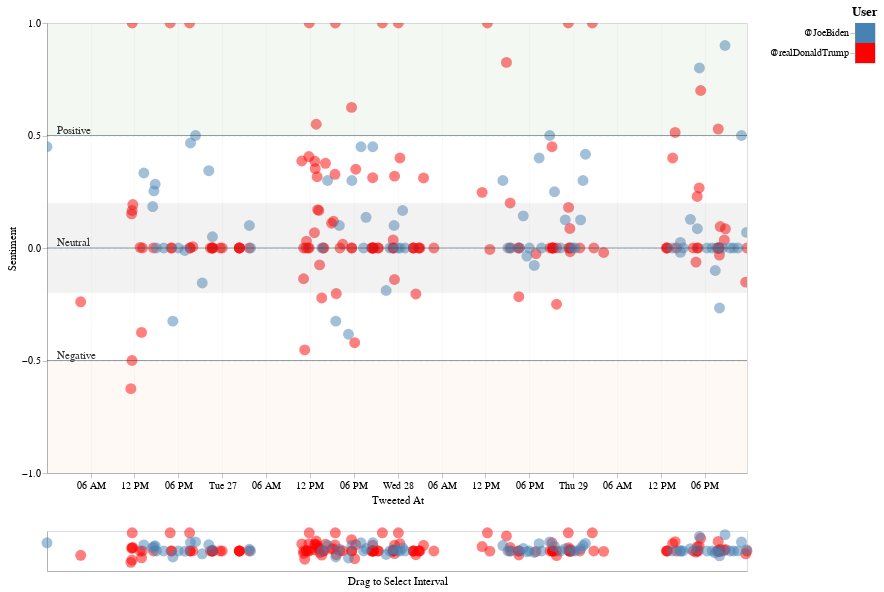

The notebook cell this image was saved under:
### Markdown cell above
<h4 align="center">Recent Tweets from @JoeBiden and @realDonaldTrump</h4>

### Code cell
#hide_input
plot_main_chart(df)

### Figure 1 — Vega-Lite specification as saved in the notebook (floating-point values rounded to 4 significant figures; data arrays with more than 128 entries replaced by an {"elided": "..."} marker saying what was removed)
{"config": {"background": "#fff", "arc": {"fill": "#3e5c69"}, "area": {"fill": "#3e5c69"}, "line": {"stroke": "#3e5c69"}, "path": {"stroke": "#3e5c69"}, "rect": {"fill": "#3e5c69"}, "shape": {"stroke": "#3e5c69"}, "symbol": {"fill": "#3e5c69"}, "axis": {"domainWidth": 0.5, "grid": true, "labelPadding": 2, "tickSize": 5, "tickWidth": 0.5, "titleFontWeight": "normal"}, "axisBand": {"grid": false}, "axisX": {"gridWidth": 0.2}, "axisY": {"gridDash": [3], "gridWidth": 0.4}, "legend": {"labelFontSize": 14, "padding": 1, "symbolType": "square"}, "range": {"category": ["#3e5c69", "#6793a6", "#182429", "#0570b0", "#3690c0", "#74a9cf", "#a6bddb", "#e2ddf2"]}}, "vconcat": [{"hconcat": [{"layer": [{"data": {"name": "data-3754241d751996b12d49dc9fa0606d43"}, "mark": {"type": "circle", "opacity": 0.5, "size": 120}, "encoding": {"color": {"type": "nominal", "field": "color", "scale": null}, "tooltip": [{"type": "nominal", "field": "username"}, {"type": "nominal", "field": "tweet_text"}], "x": {"type": "temporal", "axis": {"labels": true, "title": "Tweeted At"}, "field": "created_at_est", "scale": {"domain": {"selection": "selector002"}}}, "y": {"type": "quantitative", "axis": {"tickCount": 4, "title": "Sentiment"}, "field": "sentiment", "scale": {"domain": [-1, 1]}}}, "height": 450, "selection": {"selector003": {"type": "single"}}, "transform": [{"filter": {"selection": "selector001"}}], "width": 700}, {"layer": [{"mark": {"type": "rect", "color": "#488f31", "opacity": 0.06}, "encoding": {"y": {"type": "quantitative", "field": "positive_min"}, "y2": {"field": "positive_max"}}}, {"mark": {"type": "rect", "color": "gray", "opacity": 0.1}, "encoding": {"y": {"type": "quantitative", "field": "neutral_min"}, "y2": {"field": "neutral_max"}}}, {"mark": {"type": "rect", "color": "#f59b56", "opacity": 0.06}, "encoding": {"y": {"type": "quantitative", "field": "negative_min"}, "y2": {"field": "negative_max"}}}, {"data": {"name": "data-56608d9fdfc7fd8bc0c0e6221f81aa58"}, "mark": "rule", "encoding": {"color": {"value": "#224455"}, "opacity": {"value": 0.5}, "y": {"type": "quantitative", "field": "th_value"}}}, {"data": {"name": "data-56608d9fdfc7fd8bc0c0e6221f81aa58"}, "mark": {"type": "text", "align": "left", "dx": -340, "dy": -5}, "encoding": {"opacity": {"value": 0.8}, "text": {"type": "nominal", "field": "th"}, "y": {"type": "quantitative", "field": "th_value"}}}], "data": {"name": "data-bbbcc00f2d50b741179b27edea242a18"}}]}, {"data": {"name": "data-3754241d751996b12d49dc9fa0606d43"}, "mark": "rect", "encoding": {"color": {"condition": {"type": "nominal", "field": "color", "legend": null, "scale": null, "selection": "selector001"}, "value": "lightgray"}, "size": {"value": 150}, "y": {"type": "nominal", "axis": {"title": ""}, "field": "username_label"}}, "selection": {"selector001": {"type": "multi", "encodings": ["color"]}}, "title": "User"}]}, {"data": {"name": "data-3754241d751996b12d49dc9fa0606d43"}, "mark": {"type": "circle", "opacity": 0.5, "size": 120}, "encoding": {"color": {"type": "nominal", "field": "color", "scale": null}, "x": {"type": "temporal", "axis": {"tickCount": 0, "title": "Drag to Select Interval"}, "field": "created_at_est"}, "y": {"type": "quantitative", "axis": {"grid": false, "tickCount": 0, "title": ""}, "field": "sentiment", "scale": {"domain": [-1.1, 1.1]}}}, "height": 40, "selection": {"selector002": {"type": "interval", "encodings": ["x"]}}, "transform": [{"filter": {"selection": "selector001"}}], "width": 700}], "$schema": "https://vega.github.io/schema/vega-lite/v4.8.1.json", "datasets": {"data-3754241d751996b12d49dc9fa0606d43": {"elided": "217 records"}, "data-bbbcc00f2d50b741179b27edea242a18": [{"positive_min": 0.5, "positive_max": 1, "negative_min": -0.5, "negative_max": -1, "neutral_min": -0.2, "neutral_max": 0.2}], "data-56608d9fdfc7fd8bc0c0e6221f81aa58": [{"th_value": -0.5, "th": "Negative"}, {"th_value": 0.0, "th": "Neutral"}, {"th_value": 0.5, "th": "Positive"}]}}
